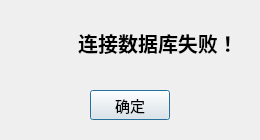
<?xml version="1.0" encoding="UTF-8"?>
<ui version="4.0">
 <class>ConnectDBFailed</class>
 <widget class="QDialog" name="ConnectDBFailed">
  <property name="geometry">
   <rect>
    <x>0</x>
    <y>0</y>
    <width>260</width>
    <height>136</height>
   </rect>
  </property>
  <property name="windowTitle">
   <string>连接失败</string>
  </property>
  <layout class="QVBoxLayout" name="verticalLayout">
   <item>
    <widget class="QWidget" name="widget_2" native="true">
     <property name="sizePolicy">
      <sizepolicy hsizetype="Expanding" vsizetype="Expanding">
       <horstretch>0</horstretch>
       <verstretch>0</verstretch>
      </sizepolicy>
     </property>
     <layout class="QHBoxLayout" name="horizontalLayout_2">
      <item>
       <widget class="QLabel" name="label_2">
        <property name="sizePolicy">
         <sizepolicy hsizetype="Fixed" vsizetype="Fixed">
          <horstretch>0</horstretch>
          <verstretch>0</verstretch>
         </sizepolicy>
        </property>
        <property name="minimumSize">
         <size>
          <width>50</width>
          <height>46</height>
         </size>
        </property>
        <property name="text">
         <string/>
        </property>
        <property name="pixmap">
         <pixmap resource="resource.qrc">:/resource/alarm.jpg</pixmap>
        </property>
        <property name="scaledContents">
         <bool>true</bool>
        </property>
        <property name="alignment">
         <set>Qt::AlignCenter</set>
        </property>
       </widget>
      </item>
      <item>
       <widget class="QLabel" name="label">
        <property name="font">
         <font>
          <pointsize>15</pointsize>
          <weight>75</weight>
          <bold>true</bold>
         </font>
        </property>
        <property name="text">
         <string>连接数据库失败！</string>
        </property>
        <property name="alignment">
         <set>Qt::AlignCenter</set>
        </property>
       </widget>
      </item>
     </layout>
    </widget>
   </item>
   <item>
    <widget class="QWidget" name="widget" native="true">
     <property name="sizePolicy">
      <sizepolicy hsizetype="Expanding" vsizetype="Expanding">
       <horstretch>0</horstretch>
       <verstretch>0</verstretch>
      </sizepolicy>
     </property>
     <layout class="QHBoxLayout" name="horizontalLayout">
      <item>
       <widget class="QPushButton" name="pushButton">
        <property name="sizePolicy">
         <sizepolicy hsizetype="Fixed" vsizetype="Fixed">
          <horstretch>0</horstretch>
          <verstretch>0</verstretch>
         </sizepolicy>
        </property>
        <property name="minimumSize">
         <size>
          <width>50</width>
          <height>30</height>
         </size>
        </property>
        <property name="font">
         <font>
          <pointsize>11</pointsize>
         </font>
        </property>
        <property name="text">
         <string>确定</string>
        </property>
       </widget>
      </item>
     </layout>
    </widget>
   </item>
  </layout>
 </widget>
 <resources>
  <include location="resource.qrc"/>
 </resources>
 <connections/>
</ui>
